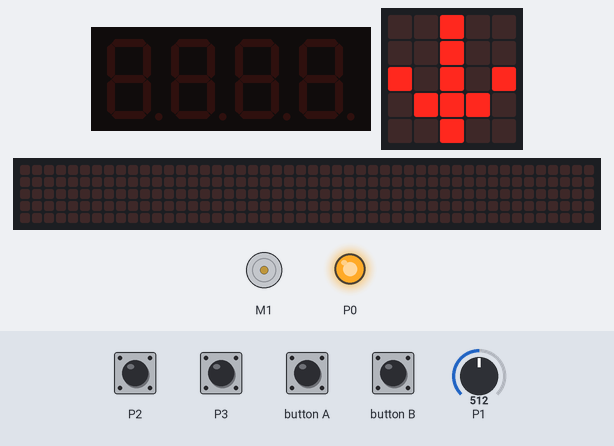
A program run on a simulated Calliope mini (MakeCode). Shown: 4-digit seven-segment display, the board's 5×5 LED display, DC motor (green arrow = forward, orange = backward, longer = faster), a strip that is not on the board, showing the scrolling text unrolled, output pins drawn as LEDs (lit = HIGH). The test bench sets the inputs (shaded band); at power-on: P1 = 512 (analog values on the 0–1023 scale). The 48×5 strip is a reading aid, not a part: it shows the text the display is scrolling, unrolled, one strip-width of it at a time.

Above: at 0.6 s.
At 2.3 s:
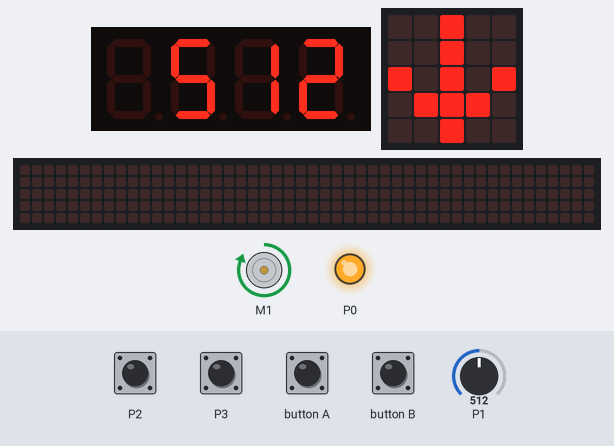
2.4 s: touch pin P3 pressed for 1 s
At 4.4 s:
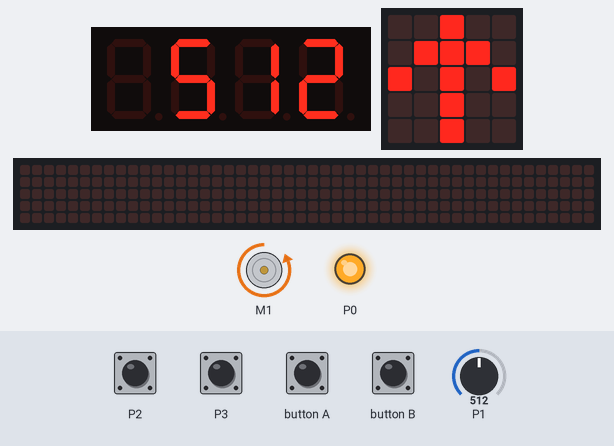
5.2 s: button A pressed for 0.15 s
At 5.42 s:
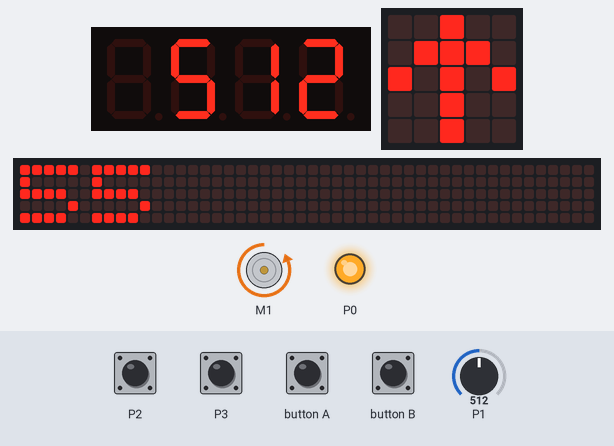
5.9 s: touch pin P2 pressed for 1 s
At 6.25 s:
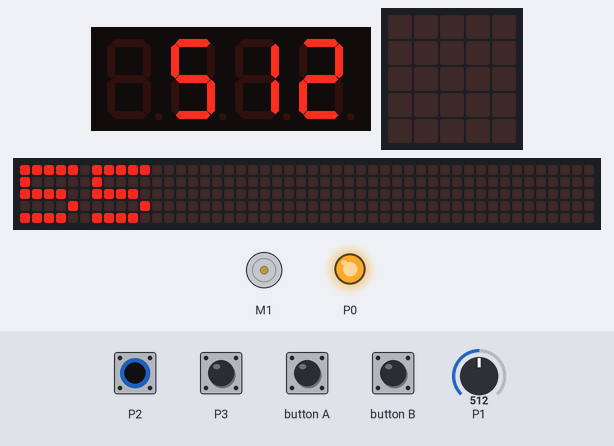
7.5 s: button B pressed for 0.15 s
8.2 s: button B pressed for 0.15 s
8.9 s: button A pressed for 0.15 s
At 11.72 s:
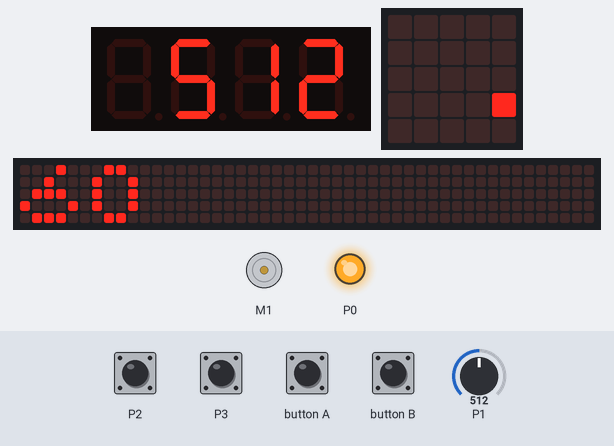
Timing chart, 0 to 26.0 s (numbered marks = the images above; inputs shaded):
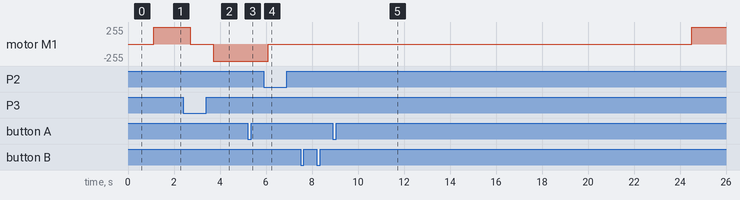

Measured:
- after the input at 2.4 s, motor M1: forward 255/255 → stopped after 0.30 s, → backward 255/255 1.0 s later; the display: first changes after 0.30 s (image 2 shows a later state)
- after the input at 5.2 s, the display: changes after 0.15 s (image 3)
- after the input at 5.9 s, motor M1: backward 255/255 → stopped after 0.20 s; the display: first differs from a run without the input after 0.20 s (image 4)
- after the input at 8.9 s, motor M1: stopped → forward 255/255 after 15.6 s instead of 12.9 s
- what the display in image 0 shows lasts 0.6 s, from 0.5 s to 1.1 s

The program:

main.ts
```typescript
function Schranke_zu () {
    basic.showIcon(IconNames.ArrowSouth)
    Motor2 = 100
    motors.motorPower(Motor2)
}
input.onButtonEvent(Button.A, input.buttonEventClick(), function () {
    Schaltwert += -5
    basic.showNumber(Schaltwert)
})
function Motor_aus () {
    basic.clearScreen()
    Motor2 = 0
    motors.motorCommand(MotorCommand.Break)
}
input.onButtonEvent(Button.B, input.buttonEventClick(), function () {
    Schaltwert += 5
    basic.showNumber(Schaltwert)
})
function _ (Kommentar: string) {

}
function Schranke_auf () {
    basic.showIcon(IconNames.ArrowNorth)
    Motor2 = -100
    motors.motorPower(Motor2)
}
let Helligkeit = 0
let Motor2 = 0
let Schaltwert = 0
_("calliope-net/ft3-schranke-61")
let o4digit = grove.createDisplay(DigitalPin.C16, DigitalPin.C17)
pins.digitalWritePin(DigitalPin.P0, 1)
Schaltwert = 60
basic.pause(500)
Schranke_zu()
loops.everyInterval(400, function () {
    Helligkeit = pins.analogReadPin(AnalogPin.P1)
    o4digit.show(Helligkeit)
    if (Motor2 == 0 && Helligkeit > Schaltwert) {
        _("Motor aus und Lichtschranke dunkel -> Schranke öffnen")
        Schranke_auf()
    } else if (Motor2 < 0 && input.pinIsPressed(TouchPin.P2)) {
        _("Motor öffnet Schranke (m < 0) und Schranke ist ganz offen (P2) -> Motor aus")
        Motor_aus()
        _("nach 5 Sekunden -> Schranke wieder schließen")
        for (let Index = 0; Index <= 4; Index++) {
            basic.showNumber(Index)
            basic.pause(1000)
        }
        Schranke_zu()
    } else if (Motor2 > 0 && input.pinIsPressed(TouchPin.P3)) {
        _("Motor schließt Schranke (m > 0) und Schranke ist ganz geschlossen (P3) -> Motor aus")
        Motor_aus()
    }
})
```

test.ts
```typescript
// Hier kann man Tests durchführen; diese Datei wird nicht kompiliert, wenn dieses Paket als Erweiterung verwendet wird.
```
